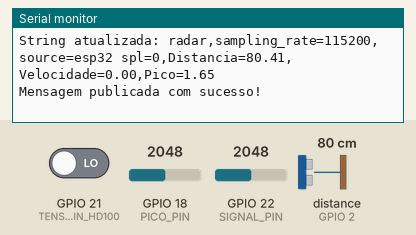
Recording of a sketch running on a simulated ESP32. Parts: the last lines printed to the serial monitor. Wiring (inferred from the names in the program): ultrasonic range finder: trigger GPIO 5; echo GPIO 2. The test bench sets the inputs (shaded band); at power-on: distance to the obstacle (sensor on GPIO 2) 80 cm, GPIO 18 (PICO_PIN) = 2048, GPIO 21 (TENSAO_PIN_HD100) LOW, GPIO 22 (SIGNAL_PIN) = 2048. The echo pulse lasts 58.3 µs per cm; WiFi joins after 1.5 s; servers stay silent unless stated; no MQTT or app messages arrive unless stated.

Above: at 4.2 s.
4.3 s: distance to the obstacle (sensor on GPIO 2) set to 2 cm
At 5.5 s:
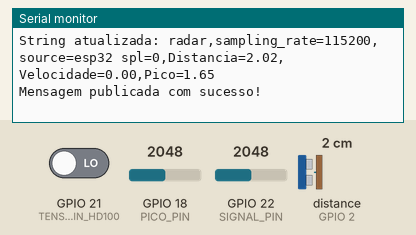
5.8 s: GPIO 18 (PICO_PIN) set to 2866
At 6.9 s:
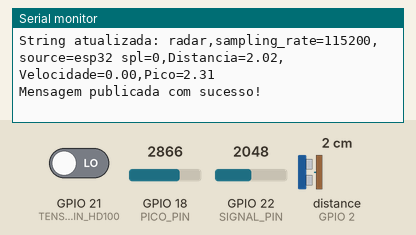
7.3 s: GPIO 21 (TENSAO_PIN_HD100) driven HIGH
8.8 s: distance to the obstacle (sensor on GPIO 2) set to 4 cm
At 9.8 s:
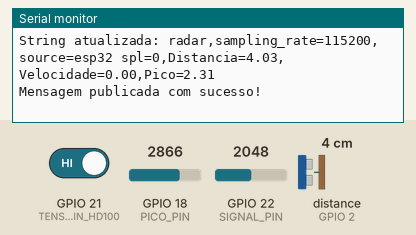
10.3 s: GPIO 18 (PICO_PIN) set to 3603
At 11.9 s:
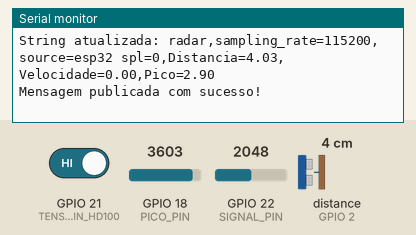
Timing chart, 0 to 12.8 s (numbered marks = the images above; inputs shaded):
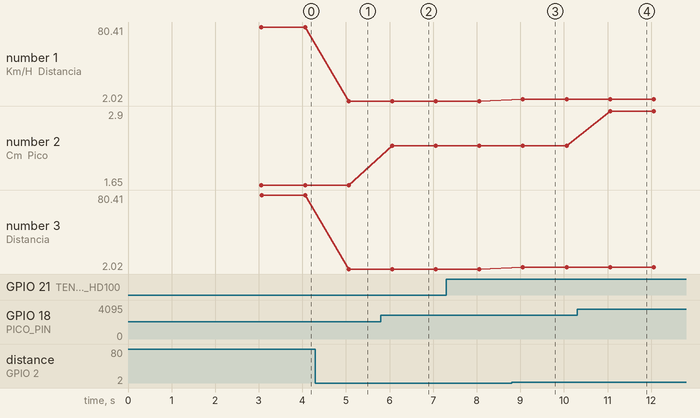

The sketch:

HD100.ino
```cpp
#include <math.h>
#include <WiFi.h>
#include <PubSubClient.h>

// ****CONST***
#define ANALOG_RANGE 4096
#define TENSAO_ESP 3.3
#define c 3 * pow(10, 8)
#define Ft 10.525 * pow(10, 8)
#define TENSAO_PIN_HD100 21
#define ECHO_PIN 2
#define TRIG_PIN 5
#define PICO_PIN 18
#define SIGNAL_PIN 22 // Pin for FIR filter input
#define SAMPLE_RATE 1000 // Sampling rate in Hz


const char* ssid = "NEEC_2G";        // Substitua pelo nome da sua rede Wi-Fi
const char* password = "neecfct!";   // Substitua pela senha da sua rede Wi-Fi
const char* mqttServer = "192.168.1.64"; // Exemplo de servidor MQTT (pode ser o seu servidor Mosquitto) ipconfig no cmd
const int mqttPort = 1883;

volatile unsigned long contadorPulsos = 0; // Contador de pulsos
unsigned long ultimoTempo = 0; // Para medir o tempo decorrido
unsigned long lastSampleTime = 0; // For consistent sampling
const unsigned long samplingInterval = 1000 / SAMPLE_RATE; // Sampling interval in ms

float frequencia = 0; // Frequência calculada
float velocidade = 0;
float duracao = 0;
float distancia = 0;
float filteredSignal = 0;
float pico = 0;

WiFiClient espClient;
PubSubClient client(espClient);

// FIR Filter parameters
#define FIR_ORDER 21
float firCoefficients[FIR_ORDER] = {-2.55609373e-03, 2.31568217e-03,-5.53435231e-18,-8.32358553e-03
,2.35696731e-02,-3.89866190e-02, 3.88473007e-02,-2.66265450e-17
,-1.18129969e-01, 6.03263612e-01, 6.03263612e-01,-1.18129969e-01
,-2.66265450e-17, 3.88473007e-02,-3.89866190e-02, 2.35696731e-02
,-8.32358553e-03,-5.53435231e-18, 2.31568217e-03,-2.55609373e-03}; // Example coefficients
float firBuffer[FIR_ORDER] = {0};

// INTERRUPT
void IRAM_ATTR contarPulso() {
  contadorPulsos++; // Incrementa o contador a cada borda de subida
}

// Função de callback para quando uma mensagem for recebida (não utilizada neste exemplo)
void callback(char* topic, byte* payload, unsigned int length) {
  Serial.print("Mensagem recebida em tópico: ");
  Serial.println(topic);
}

void setup() {
  Serial.begin(115200);
  pinMode(TENSAO_PIN_HD100, INPUT);
  pinMode(TRIG_PIN, OUTPUT);
  pinMode(ECHO_PIN, INPUT);
  pinMode(SIGNAL_PIN, INPUT);
  attachInterrupt(digitalPinToInterrupt(TENSAO_PIN_HD100), contarPulso, RISING);
  delay(1000);

  // Conectar-se à rede Wi-Fi
  Serial.println("Conectando-se ao Wi-Fi...");
  WiFi.begin(ssid, password);

  while (WiFi.status() != WL_CONNECTED) {
    delay(1000);
    Serial.println("Tentando conectar...");
  }

  Serial.println("Conectado ao Wi-Fi!");
  Serial.print("Endereço IP: ");
  Serial.println(WiFi.localIP());

  // Conectar ao servidor MQTT
  client.setServer(mqttServer, mqttPort);
  client.setCallback(callback);

  // Tentar conectar ao servidor MQTT
  while (!client.connected()) {
    Serial.println("Tentando conectar ao servidor MQTT...");
    if (client.connect("ESP32Client")) {  // Nome do cliente MQTT
      Serial.println("Conectado ao servidor MQTT!");
    } else {
      Serial.print("Falha na conexão, rc=");
      Serial.print(client.state());
      delay(5000);
    }
  }
}

void loop() {
  unsigned long tempoAtual = millis(); // Obtém o tempo atual
  client.loop();
  // Handle frequency calculation every 1 second
  if (tempoAtual - ultimoTempo >= 1000) { // 1 second
    detachInterrupt(digitalPinToInterrupt(TENSAO_PIN_HD100)); // Pausa a interrupção
    frequencia = contadorPulsos;
    contadorPulsos = 0;
    ultimoTempo = tempoAtual;
    attachInterrupt(digitalPinToInterrupt(TENSAO_PIN_HD100), contarPulso, RISING); // Restaura a interrupção

    // HC-SR04 distance measurement
    digitalWrite(TRIG_PIN, LOW);
    digitalWrite(TRIG_PIN, HIGH);
    delayMicroseconds(11);
    digitalWrite(TRIG_PIN, LOW);

    float duracao = pulseIn(ECHO_PIN, HIGH);

    distancia = ConvertDistance(duracao);
    velocidade = DopplerConvert(frequencia);
    pico = ReadAnalog(PICO_PIN);
    // Output results
    Serial.print("Velocidade: ");
    Serial.print(velocidade);
    Serial.print(" Km/H, ");
    Serial.print("Distancia: ");
    Serial.print(distancia);
    Serial.print(" Cm, ");
    Serial.print("Pico: ");
    Serial.print(pico);
    Serial.println(" V");

    String payload = "radar,sampling_rate=115200,source=esp32 spl=0,Distancia=X,Velocidade=Y,Pico=Z";

    String distStr = String(distancia, 2); // 2 define o número de casas decimais
    String velStr = String(velocidade, 2);
    String picoStr = String(pico, 2);

    int xPos = payload.indexOf('X'); // Encontra a posição de 'X'
    int yPos = payload.indexOf('Y'); // Encontra a posição de 'Y'
    int zPos = payload.indexOf('Z'); // Encontra a posição de 'Y'

    if (xPos != -1) {
      payload.replace("X", distStr); // Substitui 'X' pelo valor de distância
    }

    if (yPos != -1) {
      payload.replace("Y", velStr); // Substitui 'Y' pelo valor de velocidade
    }

    if (zPos != -1) {
      payload.replace("Z", picoStr); // Substitui 'Y' pelo valor de velocidade
    }

  // Exibir o resultado no Monitor Serial
  Serial.println("String atualizada: " + payload);

    if (client.publish("ems/t1/g5", payload.c_str())) {
      Serial.println("Mensagem publicada com sucesso!");
    } else {
      Serial.println("Falha ao publicar a mensagem.");
    }
  }

  // Handle signal sampling and FIR filtering at consistent intervals
  if (tempoAtual - lastSampleTime >= samplingInterval) {
    lastSampleTime = tempoAtual;
    float rawSignal = ReadAnalog(SIGNAL_PIN); // Read raw signal
    filteredSignal = applyFIRFilter(rawSignal);
  }
}

// Converte para centímetros
float ConvertDistance(float duracao) {
  return duracao / 58;
}

float DopplerConvert(float frequencia) {
  float veloc = (frequencia * c * 3600) / (Ft * 2 * 1000);
  return veloc;
}

// FIR filter implementation
float applyFIRFilter(float input) {
  // Shift the buffer
  for (int i = FIR_ORDER - 1; i > 0; i--) {
    firBuffer[i] = firBuffer[i - 1];
  }
  firBuffer[0] = input;

  // Apply FIR filter
  float output = 0;
  for (int i = 0; i < FIR_ORDER; i++) {
    output += firCoefficients[i] * firBuffer[i];
  }
  return output;
}

float ReadAnalog(int pin) {
  float valAnalog = analogRead(pin);
  float valTensao = (valAnalog / ANALOG_RANGE) * TENSAO_ESP;
  return valTensao;
}
```

Measured:
- after the input at 4.3 s, the serial monitor: prints a new line after 0.76 s (image 1)
- after the input at 5.8 s, the serial monitor: prints a new line after 0.26 s (image 2)
- after the input at 8.8 s, the serial monitor: prints a new line after 0.26 s (image 3)
- after the input at 10.3 s, the serial monitor: prints a new line after 0.76 s (image 4)
- plotted number 1: 80.41 → 2.02 after the input at 4.3 s, 2.02 → 4.03 after the input at 8.8 s
- plotted number 2: 1.65 → 2.31 after the input at 5.8 s, 2.31 → 2.9 after the input at 10.3 s
- plotted number 3: 80.41 → 2.02 after the input at 4.3 s, 2.02 → 4.03 after the input at 8.8 s
